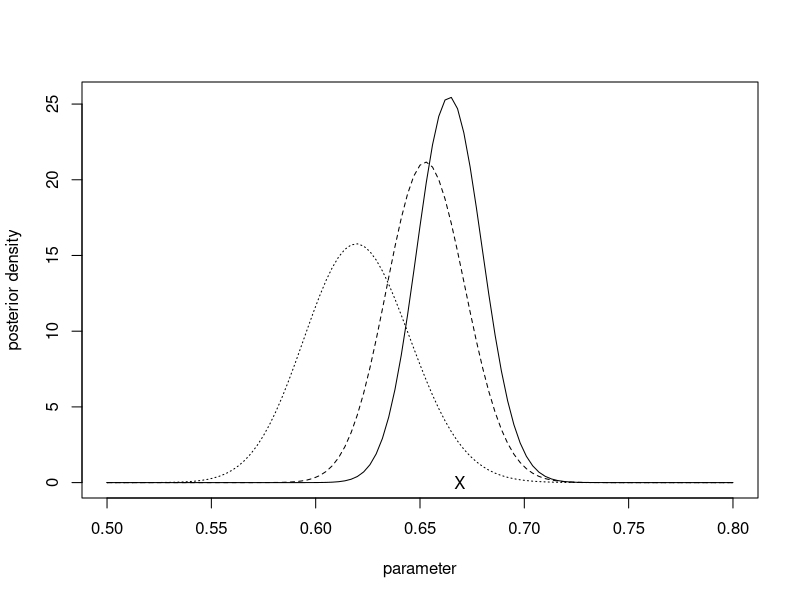
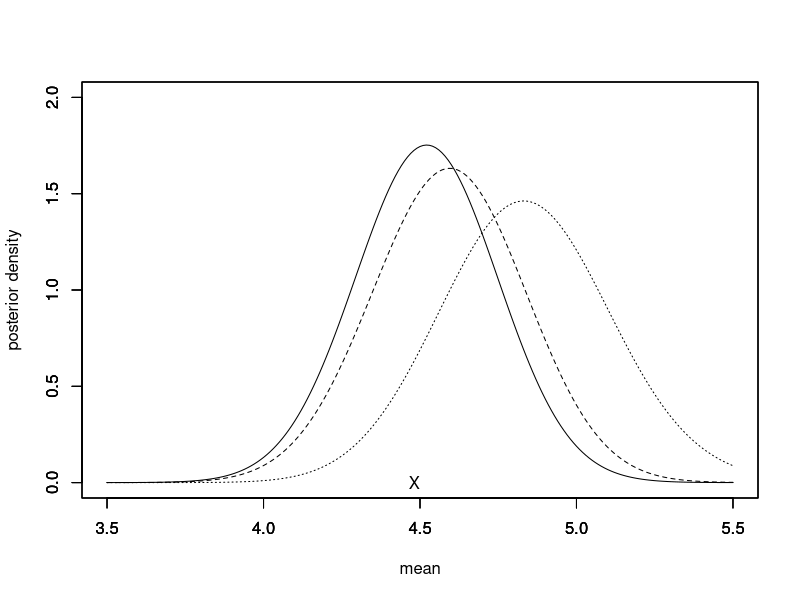
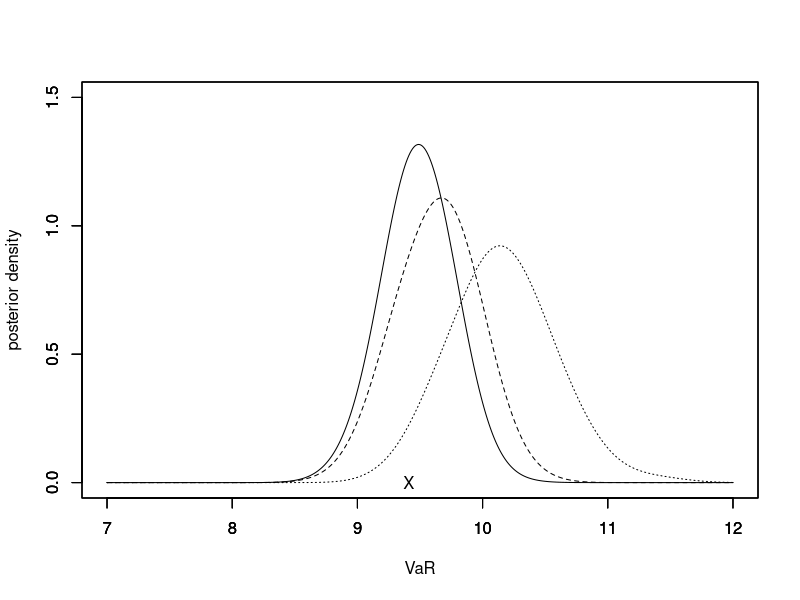
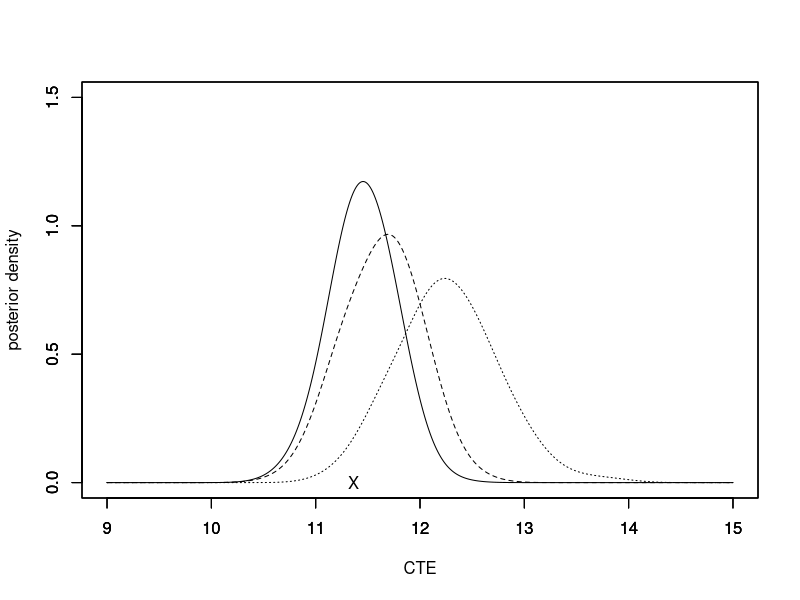

Write the R code that produced these figures, in order.
##-----------------------------------------------------------------------------------
## TITLE:     Model misspecification, Bayesian versus credibility estimation,
##            and Gibbs posterio
##
## AUTHORS:    L. Hong and R. Martin
##-----------------------------------------------------------------------------------

set.seed(53)
alpha <- 3
lambda <- 0.2
n <- c(600, 400, 200)
N <- 500
h <- 0.2
X <- rlnorm(n[1], meanlog=1, sdlog=1)
shape <- n*alpha+1
rate1 <- lambda+sum(X)
rate2 <- lambda+sum(X[1:400])
rate3 <- lambda+sum(X[1:200])
mean(X)

#---------------------------------------------------
# plots of the posterior for different sample sizes
#---------------------------------------------------

dpost1 <- function(x){dgamma(x, shape=shape[1], rate=rate1)}
curve(dpost1, from=0.5, to=0.8, xlab="parameter", ylab="posterior density", lty=1)
dpost2 <- function(x){dgamma(x, shape=shape[2], rate=rate2)}
curve(dpost2, from=0.5, to=0.8, xlab="", ylab="", lty=2, add=TRUE)
dpost3 <- function(x){dgamma(x, shape=shape[3], rate=rate3)}
curve(dpost3, from=0.5, to=0.8, xlab="", ylab="", lty=3, add=TRUE)
points(0.669 , 0, pch = "X")

#------------------------------------
# Posteriors of the predictive mean
#------------------------------------

Y1 <- rgamma(N, shape=shape[1], rate=rate1)
Y2 <- rgamma(N, shape=shape[2], rate=rate2)
Y3 <- rgamma(N, shape=shape[3], rate=rate3)

mu1 <- alpha/Y1
mu2 <- alpha/Y2
mu3 <- alpha/Y3


f1.hat <- function(x){
  y <- mean(dnorm((x-mu1)/h))/h
  return(y)
}

f2.hat <- function(x){
  y <- mean(dnorm((x-mu2)/h))/h
  return(y)
}

f3.hat <- function(x){
  y <- mean(dnorm((x-mu3)/h))/h
  return(y)
}


x <- seq(3.5, 5.5, 0.01)
y1 <- sapply(x, f1.hat)
y2 <- sapply(x, f2.hat)
y3 <- sapply(x, f3.hat)

plot(x, y1, type="l", xlim=c(3.5, 5.5), ylim=c(0, 2), lty=1, xlab="mean", ylab="posterior density")
par(new=T)
plot(x, y2, type="l", xlim=c(3.5, 5.5), ylim=c(0, 2), lty=2, xlab="", ylab="")
par(new=T)
plot(x, y3, type="l", xlim=c(3.5, 5.5), ylim=c(0, 2), lty=3, xlab="", ylab="")
par(new=T)
points(4.482 , 0, pch = "X")


#------------------
# posterior of VaR
#------------------

VaR.star <- qlnorm(0.95, meanlog=1, sdlog=1)
d <- function(x){exp(-(log(x)-1)^2/2)/(sqrt(2*pi))}
CTE.star <- integrate(d, lower=VaR.star, upper=Inf)$value/0.05

g <- function(x){
  y <- qgamma(0.95, shape=3, rate=x)
  return(y)
}
VaR1 <- sapply(Y1, g)
VaR2 <- sapply(Y2, g)
VaR3 <- sapply(Y3, g)


g1.hat <- function(x){ 
  y <- mean(dnorm((x-VaR1)/h))/h
  return(y)
}

g2.hat <- function(x){ 
  y <- mean(dnorm((x-VaR2)/h))/h
  return(y)
}

g3.hat <- function(x){ 
  y <- mean(dnorm((x-VaR3)/h))/h
  return(y)
}


x <- seq(7, 12, 0.01)
y1 <- sapply(x, g1.hat)
y2 <- sapply(x, g2.hat)
y3 <- sapply(x, g3.hat)

plot(x, y1, type="l", xlim=c(7, 12),  ylim=c(0, 1.5), lty=1, xlab="VaR", ylab="posterior density")
par(new=T)
plot(x, y2, type="l", xlim=c(7, 12), ylim=c(0, 1.5), lty=2, xlab="", ylab="")
par(new=T)
plot(x, y3, type="l", xlim=c(7, 12), ylim=c(0, 1.5), lty=3, xlab="", ylab="")
par(new=T)
points(9.411, 0, pch = "X")

#-----------------------------------
# posterior of CTE
#-----------------------------------

b <- function(theta){
  integrand<-function(x){x*dgamma(x, shape=3, rate=theta)}
  y<-integrate(integrand, lower=qgamma(0.95, 3, theta), upper=Inf)$value/0.05  
  return(y)
}

CTE1 <- sapply(Y1, b)
CTE2 <- sapply(Y2, b)
CTE3 <- sapply(Y3, b)


h1.hat<-function(x){
  y<-mean(dnorm((x-CTE1)/h))/h
  return(y)
}

h2.hat<-function(x){
  y<-mean(dnorm((x-CTE2)/h))/h
  return(y)
}

h3.hat<-function(x){
  y<-mean(dnorm((x-CTE3)/h))/h
  return(y)
}


x <- seq(9, 15, 0.01)
y1 <- sapply(x, h1.hat)
y2 <- sapply(x, h2.hat)
y3 <- sapply(x, h3.hat)

plot(x, y1, type="l", xlim=c(9, 15),  ylim=c(0, 1.5), lty=1, xlab="CTE", ylab="posterior density")
par(new=T)
plot(x, y2, type="l", xlim=c(9, 15), ylim=c(0, 1.5), lty=2, xlab="", ylab="")
par(new=T)
plot(x, y3, type="l", xlim=c(9, 15), ylim=c(0, 1.5), lty=3, xlab="", ylab="")
par(new=T)
points(11.363, 0, pch = "X")


